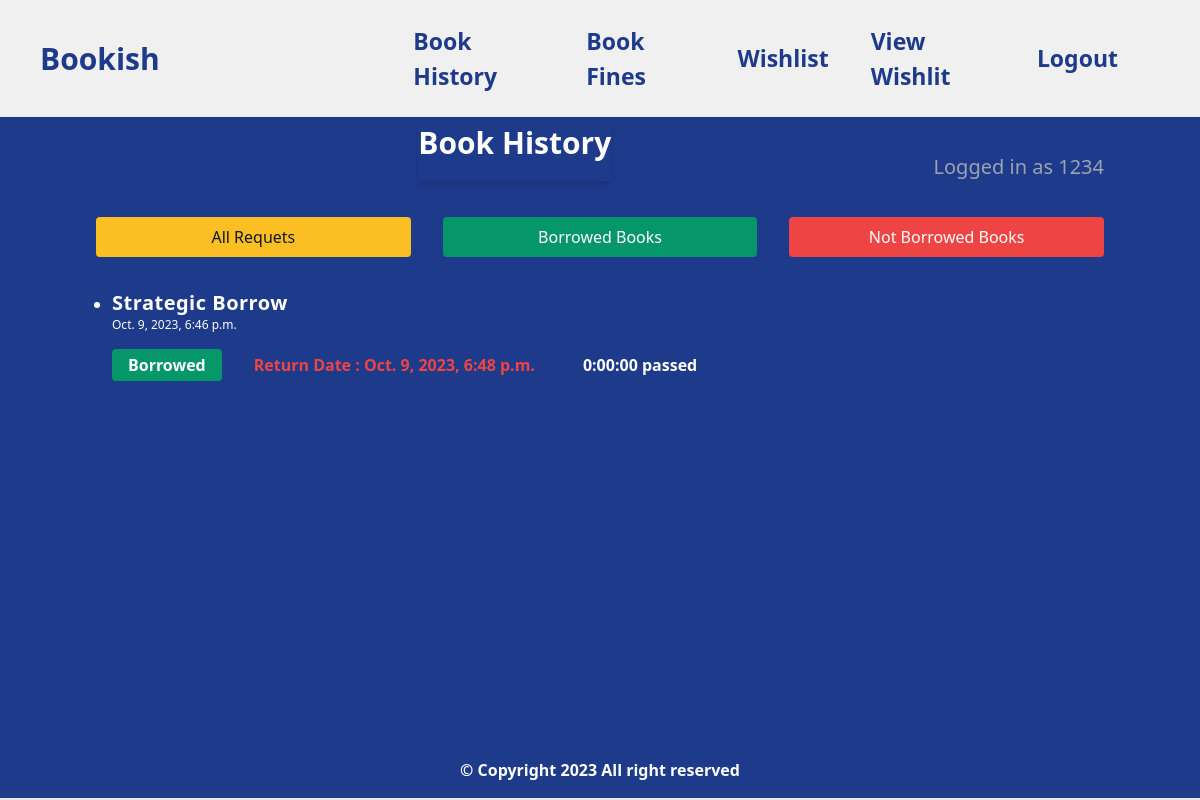
/my-issues/ (signed in), run on the app's committed database.
### library/models.py (models this page shows, shortened)
class Issue(models.Model):
    student=models.ForeignKey(Student,on_delete=models.CASCADE)
    book=models.ForeignKey(Book,on_delete=models.CASCADE)
    created_at=models.DateTimeField( auto_now=True)
    issued=models.BooleanField(default=False)
    issued_at=models.DateTimeField( auto_now=False,null=True,blank=True)
    returned=models.BooleanField(default=False)
    return_date=models.DateTimeField(auto_now=False,auto_created=False,auto_now_add=False,null=True,blank=True)
    def days_no(self):
        if self.issued:
            y,m,d=str(timezone.now().date()).split('-')
            today=datetime.date(int(y),int(m),int(d))
            y2,m2,d2=str(self.return_date.date()).split('-')
            lastdate=datetime.date(int(y2),int(m2),int(d2))
            print(lastdate-today,lastdate>today)
            if lastdate > today:
                return "{} left".format(str(lastdate-today).split(',')[0])
            else:
                return "{} passed".format(str(today-lastdate).split(',')[0])
        else:
            return ""

class Book(models.Model):
    name=models.CharField(max_length=350)
    author=models.ForeignKey(Author,on_delete=models.CASCADE)
    image=models.ImageField()
    category=models.CharField(max_length=220)

### library/views.py (the view)
# urls.py: path('my-issues/',myissues),
@login_required(login_url='/student/login/')
@user_passes_test(lambda u: not u.is_superuser ,login_url='/student/login/')
def myissues(request):
    if Student.objects.filter(student_id=request.user):
        student=Student.objects.filter(student_id=request.user)[0]
        if request.GET.get('issued') is not None:
            issues=Issue.objects.filter(student=student,issued=True)
        elif request.GET.get('notissued') is not None:
            issues=Issue.objects.filter(student=student,issued=False)
        else:
            issues=Issue.objects.filter(student=student)
        return render(request,'library/myissues.html',{'issues':issues})
    messages.error(request,'You are Not a Student !')
    return redirect('/')

### library/templates/library/myissues.html (shortened to what this page needs)
{% extends 'core/base.html' %}
{% block heading %} <h1 class="font-bold text-3xl text-center pb-5 shadow-md">Book History</h2> {% endblock heading %}
{% block content %}
<form class="flex flex-col sm:flex-row items-center justify-start" method="GET" action="/my-issues/">
  <button class="text-gray-900 w-1/2 hover:shadow-md text-md rounded bg-yellow-400 px-4 py-2" name="all" type="submit">All Requets</button>
  <button class="text-white ml-0 mt-4 w-1/2 sm:mt-0 sm:ml-8 hover:shadow-md text-md rounded bg-green-600 px-4 py-2" name="issued" type="submit">Borrowed Books</button>
  <button class="text-white ml-0 w-1/2 mt-4 sm:mt-0 sm:ml-8 hover:shadow-md text-md rounded bg-red-500 px-4 py-2" name="notissued" type="submit">Not Borrowed Books</button>
</form>
<ul class="list-disc px-4 mt-8">
  {% for issue in issues %}
  <li class="">
    <h3 class="text-xl font-semibold tracking-wide">
      {{issue.book.name}} Borrow
    <h4 class="text-xs">{{issue.created_at}}</h4>
    <div class="flex flex-row w-2/3 space-x-4 mt-4 mb-8">
      {% if issue.issued %}
      <h5 class="w-xs font-bold rounded bg-green-600 px-4 py-1">Borrowed</h5>
      <h5 class="w-xs font-bold text-red-500 px-4 py-1">Return Date : {{issue.return_date}}</h5>
      {% else %}
      <h5 class="w-xs rounded font-bold text-pink-500 px-0 py-0">Borrow Request Pending</h5>
      {% endif %}
      {% if issue.issued and issue.returned %}
      <h5 class="w-xs rounded font-bold bg-green-600 px-4 py-1">Returned</h5>
      {% else %}
      <h5 class="w-xs font-bold px-4 py-1">{{issue.days_no}}</h5>
      {% endif %}
    </div>
  </li>
  {% empty %}
  <h2>Nothing Found</h2>
  {% endfor %}
</ul>
{% endblock %}
{% block footer %}
<div class = 'footer'>
    <footer class="footer bg-blue-900 text-white relative border-b-2 mt-10">
      <div class="container mx-auto px-6">
          <div class="mt-5 flex flex-col items-center">
              <div class="sm:w-2/3 text-center py-0 pb-2">
                  <p class="text-md text-white font-bold mb-2">
                      © Copyright {% now "Y" %} All right reserved
                  </p>
              </div>
          </div>
      </div>
    </footer>
  </div>
{% endblock %}

### core/templates/core/base.html (shortened to what this page needs)
<!DOCTYPE html>
<html lang="en">
  <head>
    <link
      href="https://unpkg.com/tailwindcss@^2/dist/tailwind.min.css"
      rel="stylesheet"
    />
  </head>
    <body class="bg-blue-900 text-white">
    {% include 'core/nav.html' %}
    <header class="flex flex-row justify-between items-end mb-5 md:mx-auto max-w-5xl p-2">
      <h1 class="font-bold text-lg sm:text-xl capitalize">
        {%block heading %}{% endblock heading %}
      </h1>
      {% if user.is_anonymous %}
      <h2 class="text-red-400 sm:pr-5 xl:pr-3"></h2>
      {% else %}
      <h2 class="text-gray-400 text-xl">Logged in as {{user}}</h2>
      {% endif %}
    </header>
    <main class="container md:mx-auto max-w-5xl p-2">
      {% block content %}{% endblock content %}
    </main>
  {% block footer %}{% endblock %}
  </body>
</html>

### library/templates/library/myissues.html (style rules this page uses)
.footer { display: block; position: fixed; bottom: 0; left: 0; right: 0; text-align: center; }

### data on the page
Issue: book.name "Strategic", created_at "Oct. 9, 2023, 6:46 p.m.", return_date "Oct. 9, 2023, 6:48 p.m.", days_no "0:00:00 passed"

### other printed values
{{ user }} "1234"
